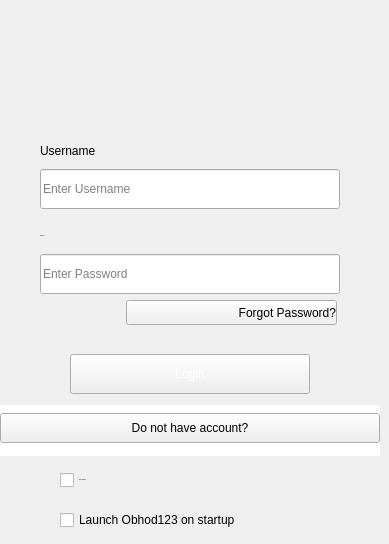
     <widget class="QWidget" name="page_login">
      <property name="styleSheet">
       <string notr="true">QWidget#page_login{
background: transparent;
}
</string>
      </property>
      <widget class="QLabel" name="label_11">
       <property name="geometry">
        <rect>
         <x>90</x>
         <y>45</y>
         <width>200</width>
         <height>59</height>
        </rect>
       </property>
       <property name="styleSheet">
        <string notr="true">image: url(:/images/obhod123image.png);</string>
       </property>
       <property name="text">
        <string/>
       </property>
      </widget>
      <widget class="QLabel" name="label_12">
       <property name="geometry">
        <rect>
         <x>40</x>
         <y>143</y>
         <width>291</width>
         <height>16</height>
        </rect>
       </property>
       <property name="styleSheet">
        <string notr="true"/>
       </property>
       <property name="text">
        <string>Username</string>
       </property>
      </widget>
      <widget class="QLabel" name="label_13">
       <property name="geometry">
        <rect>
         <x>40</x>
         <y>228</y>
         <width>91</width>
         <height>16</height>
        </rect>
       </property>
       <property name="font">
        <font>
         <pointsize>-1</pointsize>
        </font>
       </property>
       <property name="styleSheet">
        <string notr="true"/>
       </property>
       <property name="text">
        <string>Password</string>
       </property>
      </widget>
      <widget class="QLineEdit" name="lineEdit_username">
       <property name="geometry">
        <rect>
         <x>40</x>
         <y>169</y>
         <width>300</width>
         <height>40</height>
        </rect>
       </property>
       <property name="text">
        <string/>
       </property>
       <property name="maxLength">
        <number>128</number>
       </property>
       <property name="placeholderText">
        <string>Enter Username</string>
       </property>
      </widget>
      <widget class="QLineEdit" name="lineEdit_password">
       <property name="geometry">
        <rect>
         <x>40</x>
         <y>254</y>
         <width>300</width>
         <height>40</height>
        </rect>
       </property>
       <property name="text">
        <string/>
       </property>
       <property name="maxLength">
        <number>128</number>
       </property>
       <property name="echoMode">
        <enum>QLineEdit::Password</enum>
       </property>
       <property name="placeholderText">
        <string>Enter Password</string>
       </property>
      </widget>
      <widget class="QPushButton" name="pushButton_login">
       <property name="geometry">
        <rect>
         <x>70</x>
         <y>354</y>
         <width>240</width>
         <height>40</height>
        </rect>
       </property>
       <property name="cursor">
        <cursorShape>PointingHandCursor</cursorShape>
       </property>
       <property name="styleSheet">
        <string notr="true">QPushButton {
	color: rgb(255, 255, 255);
	background-color: &quot;#42d185&quot;;
}

QPushButton:hover {
	background-color: rgb(92, 228, 156);
}</string>
       </property>
       <property name="text">
        <string>Login</string>
       </property>
      </widget>
      <widget class="QCheckBox" name="checkBox_lauchOnStartup">
       <property name="geometry">
        <rect>
         <x>60</x>
         <y>505</y>
         <width>305</width>
         <height>30</height>
        </rect>
       </property>
       <property name="text">
        <string>Launch Obhod123 on startup</string>
       </property>
      </widget>
      <widget class="QCheckBox" name="checkBox_savePassword">
       <property name="geometry">
        <rect>
         <x>60</x>
         <y>465</y>
         <width>305</width>
         <height>30</height>
        </rect>
       </property>
       <property name="font">
        <font>
         <pointsize>-1</pointsize>
        </font>
       </property>
       <property name="text">
        <string>Save Password</string>
       </property>
      </widget>
      <widget class="QLabel" name="label_errorMessage">
       <property name="geometry">
        <rect>
         <x>0</x>
         <y>405</y>
         <width>380</width>
         <height>51</height>
        </rect>
       </property>
       <property name="styleSheet">
        <string notr="true">background-color: rgb(255, 255, 255);
color: rgb(255, 0, 0);</string>
       </property>
       <property name="text">
        <string/>
       </property>
       <property name="alignment">
        <set>Qt::AlignCenter</set>
       </property>
       <property name="wordWrap">
        <bool>true</bool>
       </property>
      </widget>
      <widget class="QPushButton" name="pushButton_newAccount">
       <property name="geometry">
        <rect>
         <x>0</x>
         <y>413</y>
         <width>380</width>
         <height>30</height>
        </rect>
       </property>
       <property name="cursor">
        <cursorShape>PointingHandCursor</cursorShape>
       </property>
       <property name="styleSheet">
        <string notr="true">QPushButton {
	color: &quot;#4171d6&quot;;
}

QPushButton:hover {
	text-decoration: underline;
}</string>
       </property>
       <property name="text">
        <string>Do not have account?</string>
       </property>
      </widget>
      <widget class="QLabel" name="label_loading">
       <property name="geometry">
        <rect>
         <x>140</x>
         <y>395</y>
         <width>81</width>
         <height>10</height>
        </rect>
       </property>
       <property name="font">
        <font>
         <family>Open Sans</family>
         <pointsize>11</pointsize>
         <weight>50</weight>
         <italic>false</italic>
         <bold>false</bold>
         <underline>true</underline>
        </font>
       </property>
       <property name="cursor">
        <cursorShape>PointingHandCursor</cursorShape>
       </property>
       <property name="styleSheet">
        <string notr="true">font: 11pt &quot;Open Sans&quot;;
color: rgb(74, 74, 74);</string>
       </property>
       <property name="text">
        <string/>
       </property>
      </widget>
      <widget class="QPushButton" name="pushButton_forgot_password">
       <property name="geometry">
        <rect>
         <x>126</x>
         <y>300</y>
         <width>211</width>
         <height>25</height>
        </rect>
       </property>
       <property name="cursor">
        <cursorShape>PointingHandCursor</cursorShape>
       </property>
       <property name="styleSheet">
        <string notr="true">QPushButton {
	color: &quot;#4171d6&quot;;
	text-align:right;
}

QPushButton:hover {
	text-decoration: underline;
}</string>
       </property>
       <property name="text">
        <string>Forgot Password?</string>
       </property>
      </widget>
     </widget>
